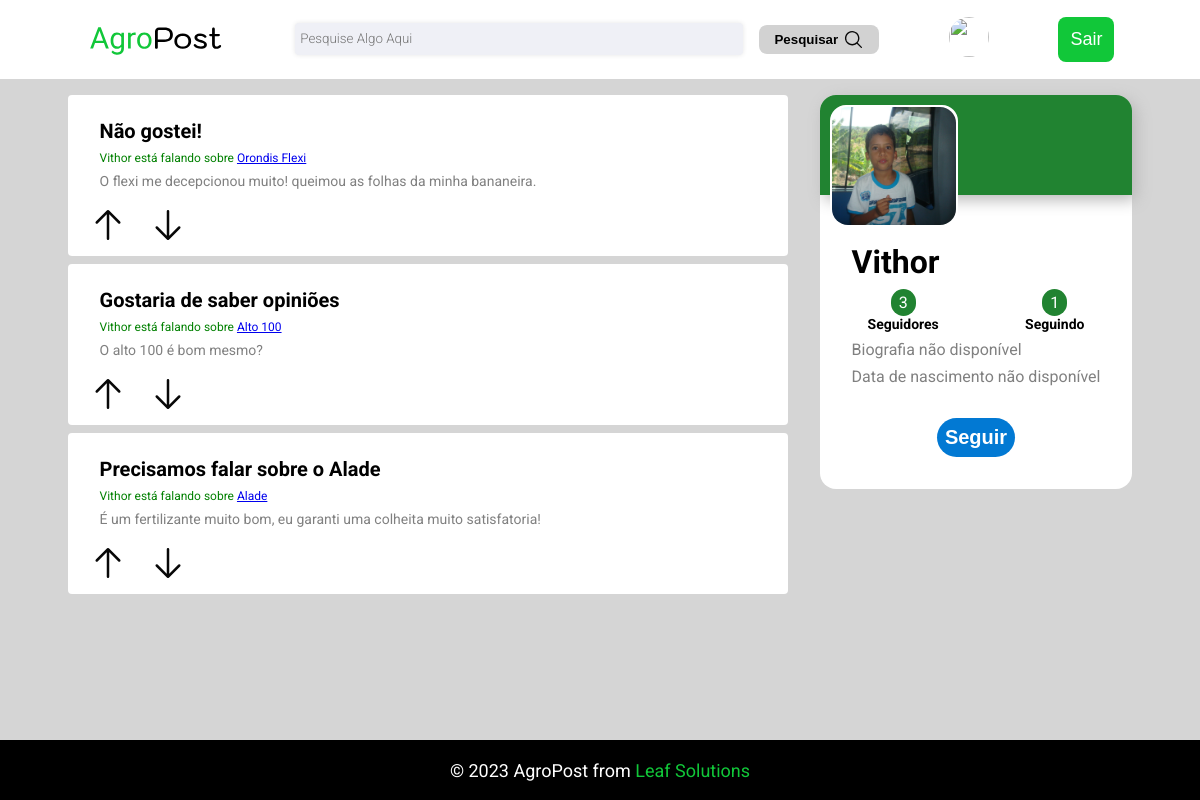
Page /profile/Vithor/ on the committed database.
### post/models.py (models this page shows, shortened)
class Post(models.Model):
    title = models.CharField(blank=False,null=False,max_length=30,editable=True)
    content = models.TextField(blank=False,null=False,editable=True)
    rate = models.PositiveSmallIntegerField(blank=False,null=False,editable=False, default=0)
    published_at = models.DateTimeField(auto_now_add=True)
    updated_at = models.DateTimeField(auto_now=True)
    product = models.ForeignKey(Product,blank=False,null=False,on_delete=models.CASCADE)
    author = models.ForeignKey(User,blank=False,null=False,on_delete=models.CASCADE)
    upgrade = models.ManyToManyField(User,related_name="upgrade",null=True,blank=True)
    downgrade = models.ManyToManyField(User,related_name="downgrade",null=True,blank=True)

### product/models.py (models this page shows, shortened)
class Product(models.Model):
    product_types = (
        ("vermifuga", "Vermifuga"),
        ("Adubo", "Adubo"),
        ("Veneno", "Veneno"),
        ("Fertilizante", "Fertilizante"),
        ("Agrotoxico", "Agrotoxico"),
        ("Fungicida","Fungicida"),
    )
    name = models.CharField(blank=False, null=False, max_length=50, editable=True)
    brand = models.ForeignKey(Brand, blank=False,null=False,on_delete=models.CASCADE)
    picture = models.ImageField(
        upload_to="product-pic",
        height_field=None,
        width_field=None,
        max_length=None,
        null=False,
        blank=False,
    )
    product_type = models.CharField(
        choices=product_types, null=False, blank=False, max_length=50
    )
    def __str__(self):
        return self.name

### users/models.py (models this page shows)
class Profile(models.Model):
    user = models.OneToOneField(User, on_delete=models.CASCADE)
    following = models.ManyToManyField(User, related_name="followers", blank=True)
    bio = models.CharField(default="", blank=True, null=True, max_length=200)
    date_of_birth = models.DateField(blank=False, null=False)
    updated_at = models.DateField(auto_now=True)
    created_at = models.DateTimeField(auto_now_add=True)
    image = models.ImageField(
        default="user-default.png",
        upload_to="profile-pic",
        blank=True,
        null=True,
        height_field=None,
        width_field=None,
        max_length=None,
    )
    def __str__(self):
        return self.user.username

### users/views.py (the view, shortened to what this page needs)
# urls.py: path("profile/<str:username>/", views.profile_view, name="profile"),
def profile_view(request, username):
    try:
        user = User.objects.get(username=username)
        posts = Post.objects.filter(author=user)
        followers = Profile.objects.filter(following=user.id)
        following = user.profile.following.all()
    except User.DoesNotExist:
        return render(request, "post/home.html")
    print(followers)
    return render(request, "post/profile.html", {"profile_user": user,"posts":posts, "followers":followers, "following": following})

### templates/post/profile.html (shortened to what this page needs)
{% extends "post/base.html" %} {% load static %} {% block 'head' %}
<link rel="stylesheet" href="{% static 'profile/styles.css' %}" />
{% endblock 'head' %} {% block 'content' %}
<div class="profile">
  <div class="profilePost">
    {% for post in posts %}
    <div class="post">
      <div class="head">
        <div class="userInfo">
          <h1 class="title">{{post.title}}</h1>
          <p class="username">{{post.author.first_name}} está falando sobre <a href="#">{{post.product}}</a></p>
          <p class="description">{{post.content}}</p>
        </div>
      </div>
      <ul>
      <button
        onclick="toggleLike('{{ post.id }}')"
        id="like_{{ post.id }}"
      >
        <img src="./../../static/assets/postPositivo.svg" />
      </button>
      <button
        onclick="toggleDislike('{{ post.id }}')"
        id="dislike_{{ post.id }}"
      >
        <img src="./../../static/assets/postNegativo.svg" />
      </button>
      </ul>
      </div>
    {% endfor %}
  </div>
  <div class="profileData">
    <div class="topProfile">
      <div class="backgroundProfile"></div>
      <div class="image">
        <img
          alt="Perfil"
          src="{{ profile_user.profile.image.url }}"
          class="profileIcon"
        />
      </div>
    </div>
    <div class="contentProfile">
      <h1>{{ profile_user.username }}</h1>
      <div class="follow_info">
        <div onclick=openModalFollower() >
          <span class='value'>{{ followers|length }}</span>
          <span class='text'>Seguidores</span>
        </div >
        <div onclick=openModalFollowing()>
          <span class='value'>{{ following|length }}</span>
          <span class='text'>Seguindo</span>
        </div >
      </div>
      {% if profile_user.bio %}
      <p>{{ profile_user.bio }}</p>
      {% else %}
      <p>Biografia não disponível</p>
      {% endif %}
      <div>
        {% if profile_user.date_of_birth %}
        <p>{{ profile_user.date_of_birth }}</p>
        {% else %}
        <p>Data de nascimento não disponível</p>
        {% endif %}
      </div>
    </div>
    {% if user.is_authenticated and user.username == profile_user.username %}
    <button id="openModal">Configurar</button>
    {% else %}
    <form action="{% url 'users:profile' username=profile_user.username %}" method="post">
      {% if user.profile not in followers %}
      <button type='submit' class='buttonFollow'>Seguir</button>
      {% else %}
      <button type='submit' class='unfollow_btn'>Parar de seguir</button>
      {% endif %}
    </form>
    {% endif %}
  </div>
</div>
{% endblock 'content' %}

### static/styles.css (style rules this page uses)
:root { --green: #11C739; --black: #000000; --white: #FFFFFF; --danger:#dc3545; }
* { padding: 0; margin: 0; box-sizing: border-box; }
html { font-family: 'Roboto', sans-serif; color: white; }
body { min-height: 100vh; display: flex; flex-direction: column; }

### static/profile/styles.css (style rules this page uses)
.profile { margin: 1rem 0 1rem 0; justify-content: center; width: 100%; height: 100%; display: flex; flex-direction: row; gap: 2rem; }
.image { position:absolute; top: 10px; left: 10px; max-width: 8rem; max-height: 8rem; border: white 2px solid; background-color: white; border-radius: 1rem; }
.profileIcon { width: 100%; height: 100%; object-fit: cover; border-radius: 1rem; }
.profileData { color: black; background-color: white; display: flex; flex-direction: column; align-items: center; border-radius: 1rem; height: 100%; }
.topProfile { position: relative; border-radius: 1rem; width: 100%; }
.backgroundProfile { border-top-left-radius: 1rem; border-top-right-radius: 1rem; box-shadow: 0.25rem 0.3rem 1rem rgb(182, 182, 182); background-color: rgb(33, 131, 49); width: 100%; height: 100px; }
.contentProfile { margin-top: 1rem; display: flex; flex-direction: column; padding: 2rem; gap: 0.5rem; }
.contentProfile p { color: gray; }
.profileData button, .buttonFollow { width: auto; height: auto; padding: 0.5rem; border-radius: 99999px; background-color: #0279D3; color: white; font-weight: bold; font-size: 1.25rem; border: none; cursor: pointer; margin-bottom: 2rem; }
.profilePost { display: flex; flex-direction: column; gap: 0.5rem; width: 60%; height: 100%; }
.post { gap: 1rem; padding: 1.5rem 0px 0.5rem 1rem; display: flex; flex-direction: column; justify-content: space-evenly; max-height: 100%; background-color: white; border-radius: 0.25rem; align-self: stretch; }
.post ul { display: flex; gap: 0.75rem; }
ul { display: flex; align-items: center; gap: 8px; }
ul button { background-color: transparent; border: none; border-radius: 0; width: 3rem; height: 100%; cursor: pointer; }
.head { display: flex; align-items: center; }
.userInfo { display: flex; flex-direction: column; gap: 0.5rem; margin-left: 1rem; width: 90%; }
.title { font-size: 1.25rem; color: var(--black); }
.username { font-size: 0.75rem; color: green; }
.description { font-size: 0.875rem; color: grey; }
.follow_info { display: flex; justify-content: space-between; padding: 0 1rem; }
.follow_info div { display: flex; flex-direction: column; align-items: center; cursor: pointer; }
.follow_info .value { background-color: rgb(33, 131, 49); width: max-content; padding: 0.25rem 0.5rem; border-radius: 9999px; color: var(--white); }
.follow_info .text { font-size: 0.875rem; font-weight: bold; }

### rows in the picture
Post: title "Não gostei!", author.first_name "Vithor", product "Orondis Flexi", content "O flexi me decepcionou muito! queimou as folhas da minha bananeira."
Post: title "Gostaria de saber opiniões", author.first_name "Vithor", product "Alto 100", content "O alto 100 é bom mesmo?"
Post: title "Precisamos falar sobre o Alade", author.first_name "Vithor", product "Alade", content "É um fertilizante muito bom, eu garanti uma colheita muito satisfatoria!"

### other values in the picture
{{ profile_user.username }} "Vithor"
{{ followers|length }} "3"
{{ following|length }} "1"
